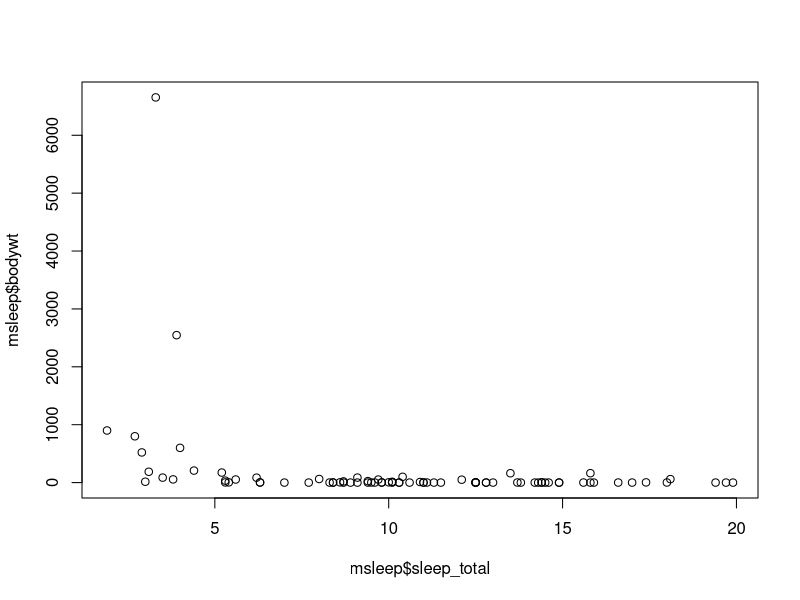
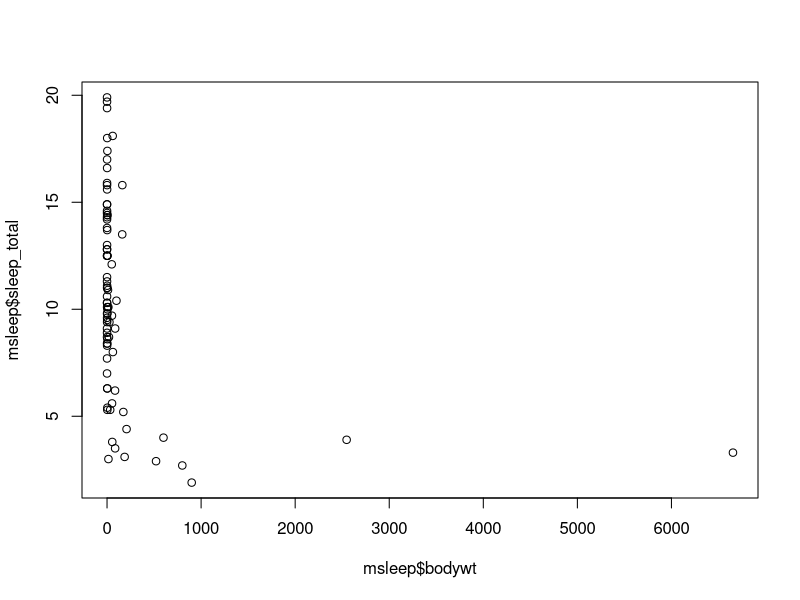
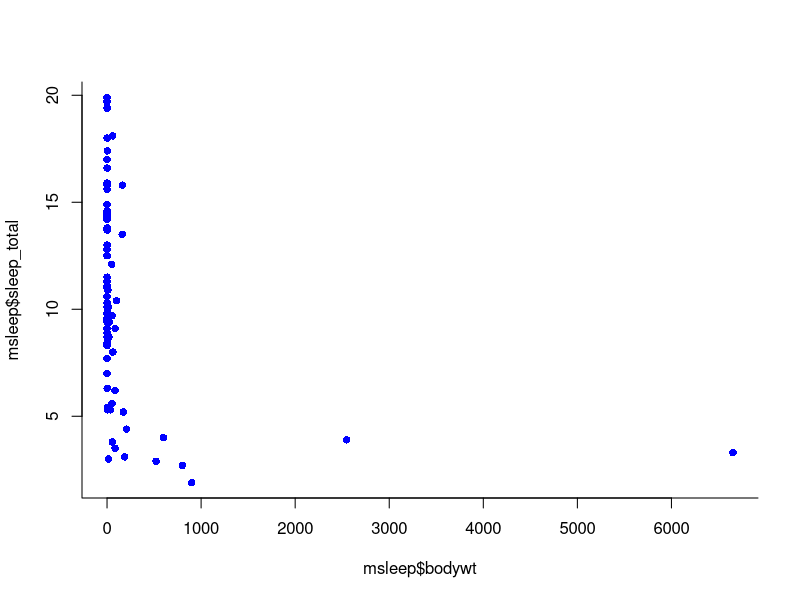
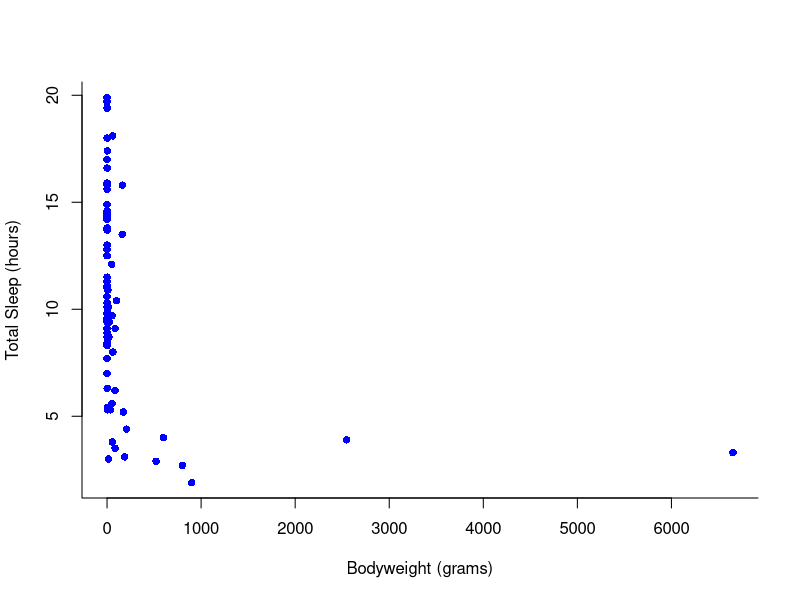
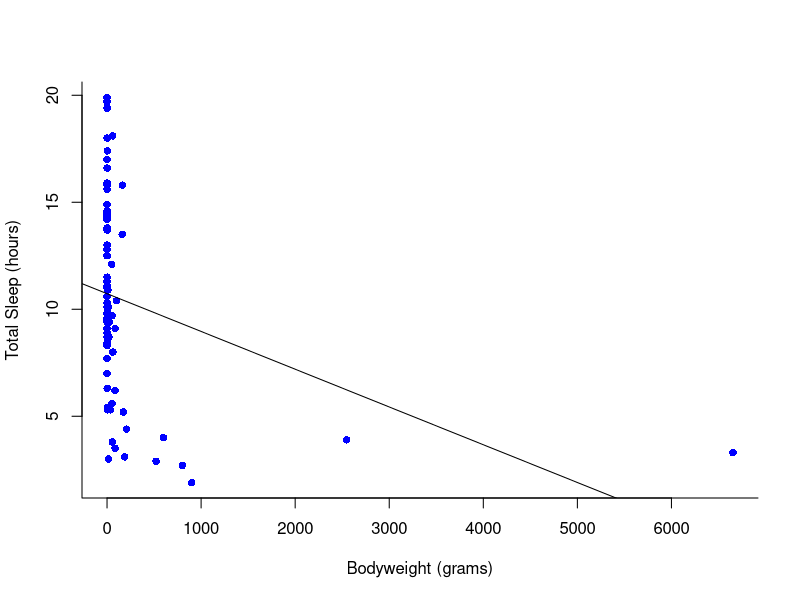
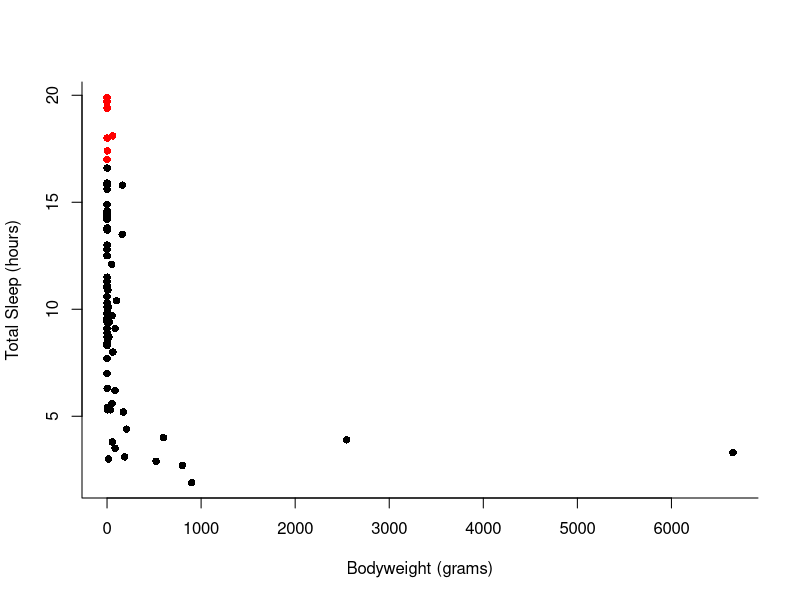
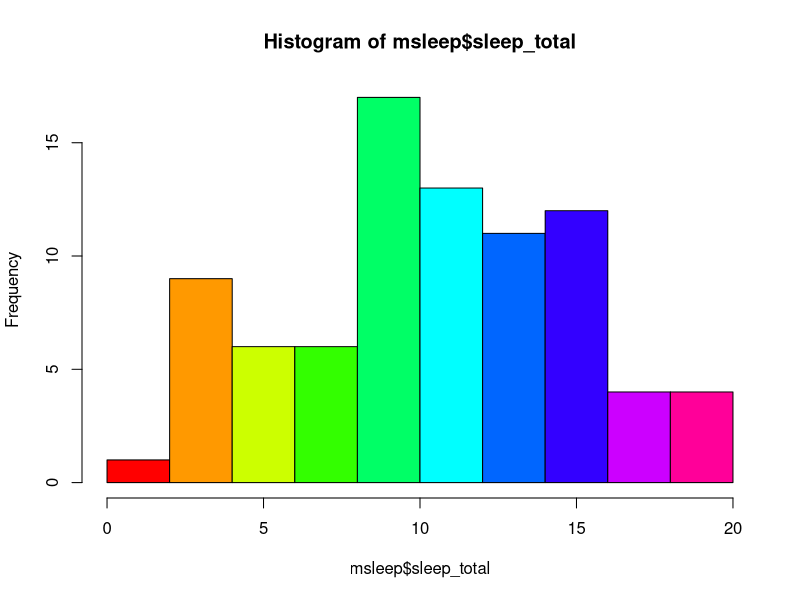
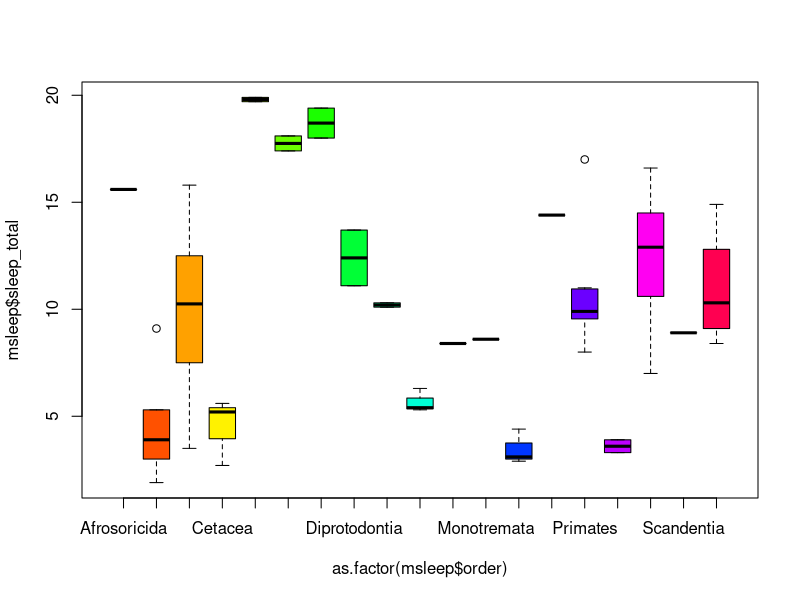

Recreate these plots in R, in order.
## ---- chunk 1
library(ggplot2)
data(msleep)
## ---- chunk 2
plot(msleep$sleep_total,msleep$bodywt)

plot(msleep$sleep_total~msleep$bodywt) # you'll notice this swaps the x and y axis
## ---- chunk 3
# Choose a pch and make the color blue and give it a bottom+left border
plot(msleep$sleep_total~msleep$bodywt, pch = 16, col="blue", bty="L")

# Choose a pch and make the color blue and give it a bottom+left border
plot(msleep$sleep_total~msleep$bodywt, pch = 16, col="blue", bty="L", xlab="Bodyweight (grams)", ylab= "Total Sleep (hours)") 
## ---- chunk 4
# First make a plot
plot(msleep$sleep_total~msleep$bodywt, pch = 16, col="blue", bty="L", xlab="Bodyweight (grams)", ylab= "Total Sleep (hours)") 

# then add a line. The function lm runs a linear model on our x, y values.
abline(lm(msleep$sleep_total~msleep$bodywt))
## ---- chunk 5
# start by defining points by whether they are greater than sleep_total 16 and storing
# first make an empty column named colors within the msleep dataframe
msleep$colors=NA

# store the colors "red" or "black" in the color column for the rows that satsify the following criteria.
msleep$colors[msleep$sleep_total >= 17] <-"red"
msleep$colors[msleep$sleep_total < 17] <-"black"

plot(msleep$sleep_total~msleep$bodywt, pch = 16, col=msleep$colors, bty="L", xlab="Bodyweight (grams)", ylab= "Total Sleep (hours)") 
## ---- chunk 6
# let's make a histogram of sleep_total and fill it with the color palette rainbow() which needs to know how many colors to use
hist(msleep$sleep_total, col=rainbow(10))

# let's make a boxplot of sleep_total and order making each box a different color 
plot(msleep$sleep_total~as.factor(msleep$order), col=rainbow(19)) 

#Try a boxplot
boxplot(msleep$sleep_total~as.factor(msleep$order), col=rainbow(19)) 

# sleep variation across different types of consumers
plot(msleep$sleep_total~as.factor(msleep$vore),col=rainbow(4), xlab="Bodyweight (grams)", ylab= "Total Sleep (hours)")
## ---- chunk 7
# load in the data
data(state)
states = as.data.frame(state.x77) # convert data to a familiar format - data frame
str(states) # let's take a look at the dataframe

#make an initial ggplot
ggplot(data=states) 

# lets make a scatterplot of population and income
# we specify which axes we want to be x and y with aes()
# we'll then use geom_point to tell it to make a scatterplot using the data we specified in the first command
ggplot(data=states, aes(x=Population, y=Income))+geom_point() 

ggplot(data=states, aes(x=Population, y=Income))+geom_point()+geom_smooth(method="lm") 

ggplot(data=states, aes(x=Population, y=Income))+geom_point()+geom_smooth(method="lm")+theme_minimal() 

ggplot(data=states, aes(x=Income, y=Illiteracy, color=Population)) +geom_point()+geom_smooth(method="lm", color="red")+theme_classic() 
## ---- chunk 8
# because our vore vector is a character vector we must convert it to a factor before we can use it to group or color
ggplot(msleep, aes(y=sleep_total, x=sleep_rem, group=as.factor(vore), color=as.factor(vore))) +geom_point()

# as we add things to the plot the line can get really long, you can hit enter after the plus sign to start a new line
ggplot(msleep, aes(y=sleep_total, x=sleep_rem, group=as.factor(vore), color=as.factor(vore)))+
  geom_point()+
  labs(y= "Total Sleep (hours)", x= "REM sleep (hours)")+
  theme_minimal()+
  scale_color_manual(name="Diet", 
                        labels = c("Carnivore", 
                                   "Herbivore", 
                                   "Insectivore", 
                                   "Omnivore", 
                                    "NA"), 
                        values = c("carni"="blue", 
                                   "herbi"="red", 
                                   "insecti"="green", 
                                   "omni"="brown", 
                                   "NA"="orange"))

#assign to an object
g<-ggplot(msleep, aes(y=sleep_total, x=sleep_rem, group=as.factor(vore), color=as.factor(vore)))+
  geom_point()+
  labs(y= "Total Sleep (hours)", x= "REM sleep (hours)")+
  theme_minimal()+
  scale_color_manual(name="Diet", 
                        labels = c("Carnivore", 
                                   "Herbivore", 
                                   "Insectivore", 
                                   "Omnivore", 
                                    "NA"), 
                        values = c("carni"="blue", 
                                   "herbi"="red", 
                                   "insecti"="green", 
                                   "omni"="brown", 
                                   "NA"="orange"))
g
## ---- chunk 9
ggplot(iris, aes(y=Sepal.Length, x=Sepal.Width, group=Species, color=Species))+
  geom_point()+
  facet_wrap(~Species)+
  geom_smooth(method="lm")

ggplot(ChickWeight, aes(x=Time, y=weight, group=Diet, color=Diet))+
  stat_summary(fun=mean, geom="point", size=1)+
  stat_summary(fun=mean, geom="line", size=1)+
  stat_summary(fun.data = mean_se, geom = "errorbar", 
               aes(width=0.1), size=0.5)
